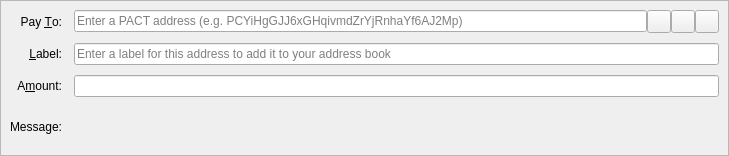
<?xml version="1.0" encoding="UTF-8"?>
<ui version="4.0">
 <class>SendCoinsEntry</class>
 <widget class="QStackedWidget" name="SendCoinsEntry">
  <property name="geometry">
   <rect>
    <x>0</x>
    <y>0</y>
    <width>729</width>
    <height>156</height>
   </rect>
  </property>
  <property name="focusPolicy">
   <enum>Qt::TabFocus</enum>
  </property>
  <property name="autoFillBackground">
   <bool>false</bool>
  </property>
  <widget class="QFrame" name="SendCoins">
   <property name="toolTip">
    <string>This is a normal payment.</string>
   </property>
   <property name="frameShape">
    <enum>QFrame::StyledPanel</enum>
   </property>
   <property name="frameShadow">
    <enum>QFrame::Sunken</enum>
   </property>
   <layout class="QGridLayout" name="gridLayout">
    <property name="horizontalSpacing">
     <number>12</number>
    </property>
    <property name="verticalSpacing">
     <number>10</number>
    </property>
    <item row="0" column="0">
     <widget class="QLabel" name="payToLabel">
      <property name="text">
       <string>Pay &amp;To:</string>
      </property>
      <property name="alignment">
       <set>Qt::AlignRight|Qt::AlignTrailing|Qt::AlignVCenter</set>
      </property>
      <property name="buddy">
       <cstring>payTo</cstring>
      </property>
     </widget>
    </item>
    <item row="0" column="1">
     <layout class="QHBoxLayout" name="payToLayout">
      <property name="spacing">
       <number>0</number>
      </property>
      <item>
       <widget class="QValidatedLineEdit" name="payTo">
        <property name="toolTip">
         <string>The PACT address to send the payment to</string>
        </property>
        <property name="inputMask">
         <string/>
        </property>
        <property name="placeholderText">
         <string>Enter a PACT address (e.g. PCYiHgGJJ6xGHqivmdZrYjRnhaYf6AJ2Mp)</string>
        </property>
       </widget>
      </item>
      <item>
       <widget class="QToolButton" name="addressBookButton">
        <property name="toolTip">
         <string>Choose previously used address</string>
        </property>
        <property name="text">
         <string/>
        </property>
        <property name="icon">
         <iconset resource="../pact.qrc">
          <normaloff>:/icons/address-book</normaloff>:/icons/address-book</iconset>
        </property>
        <property name="iconSize">
         <size>
          <width>16</width>
          <height>16</height>
         </size>
        </property>
        <property name="shortcut">
         <string>Alt+A</string>
        </property>
       </widget>
      </item>
      <item>
       <widget class="QToolButton" name="pasteButton">
        <property name="toolTip">
         <string>Paste address from clipboard</string>
        </property>
        <property name="text">
         <string/>
        </property>
        <property name="icon">
         <iconset resource="../pact.qrc">
          <normaloff>:/icons/editpaste</normaloff>:/icons/editpaste</iconset>
        </property>
        <property name="shortcut">
         <string>Alt+P</string>
        </property>
       </widget>
      </item>
      <item>
       <widget class="QToolButton" name="deleteButton">
        <property name="toolTip">
         <string>Remove this entry</string>
        </property>
        <property name="text">
         <string/>
        </property>
        <property name="icon">
         <iconset resource="../pact.qrc">
          <normaloff>:/icons/remove</normaloff>:/icons/remove</iconset>
        </property>
       </widget>
      </item>
     </layout>
    </item>
    <item row="1" column="0">
     <widget class="QLabel" name="labelLabel">
      <property name="text">
       <string>&amp;Label:</string>
      </property>
      <property name="alignment">
       <set>Qt::AlignRight|Qt::AlignTrailing|Qt::AlignVCenter</set>
      </property>
      <property name="buddy">
       <cstring>addAsLabel</cstring>
      </property>
     </widget>
    </item>
    <item row="1" column="1">
     <widget class="QLineEdit" name="addAsLabel">
      <property name="toolTip">
       <string>Enter a label for this address to add it to the list of used addresses</string>
      </property>
      <property name="inputMask">
       <string/>
      </property>
      <property name="placeholderText">
       <string>Enter a label for this address to add it to your address book</string>
      </property>
     </widget>
    </item>
    <item row="2" column="0">
     <widget class="QLabel" name="amountLabel">
      <property name="text">
       <string>A&amp;mount:</string>
      </property>
      <property name="alignment">
       <set>Qt::AlignRight|Qt::AlignTrailing|Qt::AlignVCenter</set>
      </property>
      <property name="buddy">
       <cstring>payAmount</cstring>
      </property>
     </widget>
    </item>
    <item row="2" column="1">
     <widget class="BitcoinAmountField" name="payAmount"/>
    </item>
    <item row="3" column="0">
     <widget class="QLabel" name="messageLabel">
      <property name="text">
       <string>Message:</string>
      </property>
      <property name="alignment">
       <set>Qt::AlignRight|Qt::AlignTrailing|Qt::AlignVCenter</set>
      </property>
     </widget>
    </item>
    <item row="3" column="1">
     <widget class="QLabel" name="messageTextLabel">
      <property name="toolTip">
       <string>A message that was attached to the PACT: URI which will be stored with the transaction for your reference. Note: This message will not be sent over the PACT network.</string>
      </property>
      <property name="textFormat">
       <enum>Qt::PlainText</enum>
      </property>
     </widget>
    </item>
   </layout>
  </widget>
  <widget class="QFrame" name="SendCoins_InsecurePaymentRequest">
   <property name="palette">
    <palette>
     <active>
      <colorrole role="WindowText">
       <brush brushstyle="SolidPattern">
        <color alpha="255">
         <red>0</red>
         <green>0</green>
         <blue>0</blue>
        </color>
       </brush>
      </colorrole>
      <colorrole role="Button">
       <brush brushstyle="SolidPattern">
        <color alpha="255">
         <red>255</red>
         <green>255</green>
         <blue>127</blue>
        </color>
       </brush>
      </colorrole>
      <colorrole role="Light">
       <brush brushstyle="SolidPattern">
        <color alpha="255">
         <red>255</red>
         <green>255</green>
         <blue>255</blue>
        </color>
       </brush>
      </colorrole>
      <colorrole role="Midlight">
       <brush brushstyle="SolidPattern">
        <color alpha="255">
         <red>255</red>
         <green>255</green>
         <blue>191</blue>
        </color>
       </brush>
      </colorrole>
      <colorrole role="Dark">
       <brush brushstyle="SolidPattern">
        <color alpha="255">
         <red>127</red>
         <green>127</green>
         <blue>63</blue>
        </color>
       </brush>
      </colorrole>
      <colorrole role="Mid">
       <brush brushstyle="SolidPattern">
        <color alpha="255">
         <red>170</red>
         <green>170</green>
         <blue>84</blue>
        </color>
       </brush>
      </colorrole>
      <colorrole role="Text">
       <brush brushstyle="SolidPattern">
        <color alpha="255">
         <red>0</red>
         <green>0</green>
         <blue>0</blue>
        </color>
       </brush>
      </colorrole>
      <colorrole role="BrightText">
       <brush brushstyle="SolidPattern">
        <color alpha="255">
         <red>255</red>
         <green>255</green>
         <blue>255</blue>
        </color>
       </brush>
      </colorrole>
      <colorrole role="ButtonText">
       <brush brushstyle="SolidPattern">
        <color alpha="255">
         <red>0</red>
         <green>0</green>
         <blue>0</blue>
        </color>
       </brush>
      </colorrole>
      <colorrole role="Base">
       <brush brushstyle="SolidPattern">
        <color alpha="255">
         <red>255</red>
         <green>255</green>
         <blue>255</blue>
        </color>
       </brush>
      </colorrole>
      <colorrole role="Window">
       <brush brushstyle="SolidPattern">
        <color alpha="255">
         <red>255</red>
         <green>255</green>
         <blue>127</blue>
        </color>
       </brush>
      </colorrole>
      <colorrole role="Shadow">
       <brush brushstyle="SolidPattern">
        <color alpha="255">
         <red>0</red>
         <green>0</green>
         <blue>0</blue>
        </color>
       </brush>
      </colorrole>
      <colorrole role="AlternateBase">
       <brush brushstyle="SolidPattern">
        <color alpha="255">
         <red>255</red>
         <green>255</green>
         <blue>191</blue>
        </color>
       </brush>
      </colorrole>
      <colorrole role="ToolTipBase">
       <brush brushstyle="SolidPattern">
        <color alpha="255">
         <red>255</red>
         <green>255</green>
         <blue>220</blue>
        </color>
       </brush>
      </colorrole>
      <colorrole role="ToolTipText">
       <brush brushstyle="SolidPattern">
        <color alpha="255">
         <red>0</red>
         <green>0</green>
         <blue>0</blue>
        </color>
       </brush>
      </colorrole>
     </active>
     <inactive>
      <colorrole role="WindowText">
       <brush brushstyle="SolidPattern">
        <color alpha="255">
         <red>0</red>
         <green>0</green>
         <blue>0</blue>
        </color>
       </brush>
      </colorrole>
      <colorrole role="Button">
       <brush brushstyle="SolidPattern">
        <color alpha="255">
         <red>255</red>
         <green>255</green>
         <blue>127</blue>
        </color>
       </brush>
      </colorrole>
      <colorrole role="Light">
       <brush brushstyle="SolidPattern">
        <color alpha="255">
         <red>255</red>
         <green>255</green>
         <blue>255</blue>
        </color>
       </brush>
      </colorrole>
      <colorrole role="Midlight">
       <brush brushstyle="SolidPattern">
        <color alpha="255">
         <red>255</red>
         <green>255</green>
         <blue>191</blue>
        </color>
       </brush>
      </colorrole>
      <colorrole role="Dark">
       <brush brushstyle="SolidPattern">
        <color alpha="255">
         <red>127</red>
         <green>127</green>
         <blue>63</blue>
        </color>
       </brush>
      </colorrole>
      <colorrole role="Mid">
       <brush brushstyle="SolidPattern">
        <color alpha="255">
         <red>170</red>
         <green>170</green>
         <blue>84</blue>
        </color>
       </brush>
      </colorrole>
      <colorrole role="Text">
       <brush brushstyle="SolidPattern">
        <color alpha="255">
         <red>0</red>
         <green>0</green>
         <blue>0</blue>
        </color>
       </brush>
      </colorrole>
      <colorrole role="BrightText">
       <brush brushstyle="SolidPattern">
        <color alpha="255">
         <red>255</red>
         <green>255</green>
         <blue>255</blue>
        </color>
       </brush>
      </colorrole>
      <colorrole role="ButtonText">
       <brush brushstyle="SolidPattern">
        <color alpha="255">
         <red>0</red>
         <green>0</green>
         <blue>0</blue>
        </color>
       </brush>
      </colorrole>
      <colorrole role="Base">
       <brush brushstyle="SolidPattern">
        <color alpha="255">
         <red>255</red>
         <green>255</green>
         <blue>255</blue>
        </color>
       </brush>
      </colorrole>
      <colorrole role="Window">
       <brush brushstyle="SolidPattern">
        <color alpha="255">
         <red>255</red>
         <green>255</green>
         <blue>127</blue>
        </color>
       </brush>
      </colorrole>
      <colorrole role="Shadow">
       <brush brushstyle="SolidPattern">
        <color alpha="255">
         <red>0</red>
         <green>0</green>
         <blue>0</blue>
        </color>
       </brush>
      </colorrole>
      <colorrole role="AlternateBase">
       <brush brushstyle="SolidPattern">
        <color alpha="255">
         <red>255</red>
         <green>255</green>
         <blue>191</blue>
        </color>
       </brush>
      </colorrole>
      <colorrole role="ToolTipBase">
       <brush brushstyle="SolidPattern">
        <color alpha="255">
         <red>255</red>
         <green>255</green>
         <blue>220</blue>
        </color>
       </brush>
      </colorrole>
      <colorrole role="ToolTipText">
       <brush brushstyle="SolidPattern">
        <color alpha="255">
         <red>0</red>
         <green>0</green>
         <blue>0</blue>
        </color>
       </brush>
      </colorrole>
     </inactive>
     <disabled>
      <colorrole role="WindowText">
       <brush brushstyle="SolidPattern">
        <color alpha="255">
         <red>127</red>
         <green>127</green>
         <blue>63</blue>
        </color>
       </brush>
      </colorrole>
      <colorrole role="Button">
       <brush brushstyle="SolidPattern">
        <color alpha="255">
         <red>255</red>
         <green>255</green>
         <blue>127</blue>
        </color>
       </brush>
      </colorrole>
      <colorrole role="Light">
       <brush brushstyle="SolidPattern">
        <color alpha="255">
         <red>255</red>
         <green>255</green>
         <blue>255</blue>
        </color>
       </brush>
      </colorrole>
      <colorrole role="Midlight">
       <brush brushstyle="SolidPattern">
        <color alpha="255">
         <red>255</red>
         <green>255</green>
         <blue>191</blue>
        </color>
       </brush>
      </colorrole>
      <colorrole role="Dark">
       <brush brushstyle="SolidPattern">
        <color alpha="255">
         <red>127</red>
         <green>127</green>
         <blue>63</blue>
        </color>
       </brush>
      </colorrole>
      <colorrole role="Mid">
       <brush brushstyle="SolidPattern">
        <color alpha="255">
         <red>170</red>
         <green>170</green>
         <blue>84</blue>
        </color>
       </brush>
      </colorrole>
      <colorrole role="Text">
       <brush brushstyle="SolidPattern">
        <color alpha="255">
         <red>127</red>
         <green>127</green>
         <blue>63</blue>
        </color>
       </brush>
      </colorrole>
      <colorrole role="BrightText">
       <brush brushstyle="SolidPattern">
        <color alpha="255">
         <red>255</red>
         <green>255</green>
         <blue>255</blue>
        </color>
       </brush>
      </colorrole>
      <colorrole role="ButtonText">
       <brush brushstyle="SolidPattern">
        <color alpha="255">
         <red>127</red>
         <green>127</green>
         <blue>63</blue>
        </color>
       </brush>
      </colorrole>
      <colorrole role="Base">
       <brush brushstyle="SolidPattern">
        <color alpha="255">
         <red>255</red>
         <green>255</green>
         <blue>127</blue>
        </color>
       </brush>
      </colorrole>
      <colorrole role="Window">
       <brush brushstyle="SolidPattern">
        <color alpha="255">
         <red>255</red>
         <green>255</green>
         <blue>127</blue>
        </color>
       </brush>
      </colorrole>
      <colorrole role="Shadow">
       <brush brushstyle="SolidPattern">
        <color alpha="255">
         <red>0</red>
         <green>0</green>
         <blue>0</blue>
        </color>
       </brush>
      </colorrole>
      <colorrole role="AlternateBase">
       <brush brushstyle="SolidPattern">
        <color alpha="255">
         <red>255</red>
         <green>255</green>
         <blue>127</blue>
        </color>
       </brush>
      </colorrole>
      <colorrole role="ToolTipBase">
       <brush brushstyle="SolidPattern">
        <color alpha="255">
         <red>255</red>
         <green>255</green>
         <blue>220</blue>
        </color>
       </brush>
      </colorrole>
      <colorrole role="ToolTipText">
       <brush brushstyle="SolidPattern">
        <color alpha="255">
         <red>0</red>
         <green>0</green>
         <blue>0</blue>
        </color>
       </brush>
      </colorrole>
     </disabled>
    </palette>
   </property>
   <property name="toolTip">
    <string>This is an unverified payment request.</string>
   </property>
   <property name="autoFillBackground">
    <bool>true</bool>
   </property>
   <property name="frameShape">
    <enum>QFrame::StyledPanel</enum>
   </property>
   <property name="frameShadow">
    <enum>QFrame::Sunken</enum>
   </property>
   <layout class="QGridLayout" name="gridLayout_is">
    <property name="spacing">
     <number>12</number>
    </property>
    <item row="0" column="0">
     <widget class="QLabel" name="payToLabel_is">
      <property name="text">
       <string>Pay To:</string>
      </property>
      <property name="alignment">
       <set>Qt::AlignRight|Qt::AlignTrailing|Qt::AlignVCenter</set>
      </property>
     </widget>
    </item>
    <item row="0" column="1">
     <layout class="QHBoxLayout" name="payToLayout_is">
      <property name="spacing">
       <number>0</number>
      </property>
      <item>
       <widget class="QLabel" name="payTo_is"/>
      </item>
      <item>
       <widget class="QToolButton" name="deleteButton_is">
        <property name="toolTip">
         <string>Remove this entry</string>
        </property>
        <property name="text">
         <string/>
        </property>
        <property name="icon">
         <iconset resource="../pact.qrc">
          <normaloff>:/icons/remove</normaloff>:/icons/remove</iconset>
        </property>
       </widget>
      </item>
     </layout>
    </item>
    <item row="1" column="0">
     <widget class="QLabel" name="memoLabel_is">
      <property name="text">
       <string>Memo:</string>
      </property>
      <property name="alignment">
       <set>Qt::AlignRight|Qt::AlignTrailing|Qt::AlignVCenter</set>
      </property>
     </widget>
    </item>
    <item row="1" column="1">
     <widget class="QLabel" name="memoTextLabel_is">
      <property name="textFormat">
       <enum>Qt::PlainText</enum>
      </property>
     </widget>
    </item>
    <item row="2" column="0">
     <widget class="QLabel" name="amountLabel_is">
      <property name="text">
       <string>A&amp;mount:</string>
      </property>
      <property name="alignment">
       <set>Qt::AlignRight|Qt::AlignTrailing|Qt::AlignVCenter</set>
      </property>
      <property name="buddy">
       <cstring>payAmount_is</cstring>
      </property>
     </widget>
    </item>
    <item row="2" column="1">
     <widget class="BitcoinAmountField" name="payAmount_is">
      <property name="acceptDrops">
       <bool>false</bool>
      </property>
     </widget>
    </item>
   </layout>
  </widget>
  <widget class="QFrame" name="SendCoins_SecurePaymentRequest">
   <property name="palette">
    <palette>
     <active>
      <colorrole role="WindowText">
       <brush brushstyle="SolidPattern">
        <color alpha="255">
         <red>0</red>
         <green>0</green>
         <blue>0</blue>
        </color>
       </brush>
      </colorrole>
      <colorrole role="Button">
       <brush brushstyle="SolidPattern">
        <color alpha="255">
         <red>140</red>
         <green>232</green>
         <blue>119</blue>
        </color>
       </brush>
      </colorrole>
      <colorrole role="Light">
       <brush brushstyle="SolidPattern">
        <color alpha="255">
         <red>230</red>
         <green>255</green>
         <blue>224</blue>
        </color>
       </brush>
      </colorrole>
      <colorrole role="Midlight">
       <brush brushstyle="SolidPattern">
        <color alpha="255">
         <red>185</red>
         <green>243</green>
         <blue>171</blue>
        </color>
       </brush>
      </colorrole>
      <colorrole role="Dark">
       <brush brushstyle="SolidPattern">
        <color alpha="255">
         <red>70</red>
         <green>116</green>
         <blue>59</blue>
        </color>
       </brush>
      </colorrole>
      <colorrole role="Mid">
       <brush brushstyle="SolidPattern">
        <color alpha="255">
         <red>93</red>
         <green>155</green>
         <blue>79</blue>
        </color>
       </brush>
      </colorrole>
      <colorrole role="Text">
       <brush brushstyle="SolidPattern">
        <color alpha="255">
         <red>0</red>
         <green>0</green>
         <blue>0</blue>
        </color>
       </brush>
      </colorrole>
      <colorrole role="BrightText">
       <brush brushstyle="SolidPattern">
        <color alpha="255">
         <red>155</red>
         <green>255</green>
         <blue>147</blue>
        </color>
       </brush>
      </colorrole>
      <colorrole role="ButtonText">
       <brush brushstyle="SolidPattern">
        <color alpha="255">
         <red>0</red>
         <green>0</green>
         <blue>0</blue>
        </color>
       </brush>
      </colorrole>
      <colorrole role="Base">
       <brush brushstyle="SolidPattern">
        <color alpha="255">
         <red>119</red>
         <green>255</green>
         <blue>233</blue>
        </color>
       </brush>
      </colorrole>
      <colorrole role="Window">
       <brush brushstyle="SolidPattern">
        <color alpha="255">
         <red>140</red>
         <green>232</green>
         <blue>119</blue>
        </color>
       </brush>
      </colorrole>
      <colorrole role="Shadow">
       <brush brushstyle="SolidPattern">
        <color alpha="255">
         <red>0</red>
         <green>0</green>
         <blue>0</blue>
        </color>
       </brush>
      </colorrole>
      <colorrole role="AlternateBase">
       <brush brushstyle="SolidPattern">
        <color alpha="255">
         <red>197</red>
         <green>243</green>
         <blue>187</blue>
        </color>
       </brush>
      </colorrole>
      <colorrole role="NoRole">
       <brush brushstyle="SolidPattern">
        <color alpha="255">
         <red>125</red>
         <green>194</green>
         <blue>122</blue>
        </color>
       </brush>
      </colorrole>
      <colorrole role="ToolTipBase">
       <brush brushstyle="SolidPattern">
        <color alpha="255">
         <red>255</red>
         <green>255</green>
         <blue>220</blue>
        </color>
       </brush>
      </colorrole>
      <colorrole role="ToolTipText">
       <brush brushstyle="SolidPattern">
        <color alpha="255">
         <red>0</red>
         <green>0</green>
         <blue>0</blue>
        </color>
       </brush>
      </colorrole>
     </active>
     <inactive>
      <colorrole role="WindowText">
       <brush brushstyle="SolidPattern">
        <color alpha="255">
         <red>0</red>
         <green>0</green>
         <blue>0</blue>
        </color>
       </brush>
      </colorrole>
      <colorrole role="Button">
       <brush brushstyle="SolidPattern">
        <color alpha="255">
         <red>140</red>
         <green>232</green>
         <blue>119</blue>
        </color>
       </brush>
      </colorrole>
      <colorrole role="Light">
       <brush brushstyle="SolidPattern">
        <color alpha="255">
         <red>230</red>
         <green>255</green>
         <blue>224</blue>
        </color>
       </brush>
      </colorrole>
      <colorrole role="Midlight">
       <brush brushstyle="SolidPattern">
        <color alpha="255">
         <red>185</red>
         <green>243</green>
         <blue>171</blue>
        </color>
       </brush>
      </colorrole>
      <colorrole role="Dark">
       <brush brushstyle="SolidPattern">
        <color alpha="255">
         <red>70</red>
         <green>116</green>
         <blue>59</blue>
        </color>
       </brush>
      </colorrole>
      <colorrole role="Mid">
       <brush brushstyle="SolidPattern">
        <color alpha="255">
         <red>93</red>
         <green>155</green>
         <blue>79</blue>
        </color>
       </brush>
      </colorrole>
      <colorrole role="Text">
       <brush brushstyle="SolidPattern">
        <color alpha="255">
         <red>0</red>
         <green>0</green>
         <blue>0</blue>
        </color>
       </brush>
      </colorrole>
      <colorrole role="BrightText">
       <brush brushstyle="SolidPattern">
        <color alpha="255">
         <red>155</red>
         <green>255</green>
         <blue>147</blue>
        </color>
       </brush>
      </colorrole>
      <colorrole role="ButtonText">
       <brush brushstyle="SolidPattern">
        <color alpha="255">
         <red>0</red>
         <green>0</green>
         <blue>0</blue>
        </color>
       </brush>
      </colorrole>
      <colorrole role="Base">
       <brush brushstyle="SolidPattern">
        <color alpha="255">
         <red>119</red>
         <green>255</green>
         <blue>233</blue>
        </color>
       </brush>
      </colorrole>
      <colorrole role="Window">
       <brush brushstyle="SolidPattern">
        <color alpha="255">
         <red>140</red>
         <green>232</green>
         <blue>119</blue>
        </color>
       </brush>
      </colorrole>
      <colorrole role="Shadow">
       <brush brushstyle="SolidPattern">
        <color alpha="255">
         <red>0</red>
         <green>0</green>
         <blue>0</blue>
        </color>
       </brush>
      </colorrole>
      <colorrole role="AlternateBase">
       <brush brushstyle="SolidPattern">
        <color alpha="255">
         <red>197</red>
         <green>243</green>
         <blue>187</blue>
        </color>
       </brush>
      </colorrole>
      <colorrole role="NoRole">
       <brush brushstyle="SolidPattern">
        <color alpha="255">
         <red>125</red>
         <green>194</green>
         <blue>122</blue>
        </color>
       </brush>
      </colorrole>
      <colorrole role="ToolTipBase">
       <brush brushstyle="SolidPattern">
        <color alpha="255">
         <red>255</red>
         <green>255</green>
         <blue>220</blue>
        </color>
       </brush>
      </colorrole>
      <colorrole role="ToolTipText">
       <brush brushstyle="SolidPattern">
        <color alpha="255">
         <red>0</red>
         <green>0</green>
         <blue>0</blue>
        </color>
       </brush>
      </colorrole>
     </inactive>
     <disabled>
      <colorrole role="WindowText">
       <brush brushstyle="SolidPattern">
        <color alpha="255">
         <red>70</red>
         <green>116</green>
         <blue>59</blue>
        </color>
       </brush>
      </colorrole>
      <colorrole role="Button">
       <brush brushstyle="SolidPattern">
        <color alpha="255">
         <red>140</red>
         <green>232</green>
         <blue>119</blue>
        </color>
       </brush>
      </colorrole>
      <colorrole role="Light">
       <brush brushstyle="SolidPattern">
        <color alpha="255">
         <red>230</red>
         <green>255</green>
         <blue>224</blue>
        </color>
       </brush>
      </colorrole>
      <colorrole role="Midlight">
       <brush brushstyle="SolidPattern">
        <color alpha="255">
         <red>185</red>
         <green>243</green>
         <blue>171</blue>
        </color>
       </brush>
      </colorrole>
      <colorrole role="Dark">
       <brush brushstyle="SolidPattern">
        <color alpha="255">
         <red>70</red>
         <green>116</green>
         <blue>59</blue>
        </color>
       </brush>
      </colorrole>
      <colorrole role="Mid">
       <brush brushstyle="SolidPattern">
        <color alpha="255">
         <red>93</red>
         <green>155</green>
         <blue>79</blue>
        </color>
       </brush>
      </colorrole>
      <colorrole role="Text">
       <brush brushstyle="SolidPattern">
        <color alpha="255">
         <red>70</red>
         <green>116</green>
         <blue>59</blue>
        </color>
       </brush>
      </colorrole>
      <colorrole role="BrightText">
       <brush brushstyle="SolidPattern">
        <color alpha="255">
         <red>155</red>
         <green>255</green>
         <blue>147</blue>
        </color>
       </brush>
      </colorrole>
      <colorrole role="ButtonText">
       <brush brushstyle="SolidPattern">
        <color alpha="255">
         <red>70</red>
         <green>116</green>
         <blue>59</blue>
        </color>
       </brush>
      </colorrole>
      <colorrole role="Base">
       <brush brushstyle="SolidPattern">
        <color alpha="255">
         <red>140</red>
         <green>232</green>
         <blue>119</blue>
        </color>
       </brush>
      </colorrole>
      <colorrole role="Window">
       <brush brushstyle="SolidPattern">
        <color alpha="255">
         <red>140</red>
         <green>232</green>
         <blue>119</blue>
        </color>
       </brush>
      </colorrole>
      <colorrole role="Shadow">
       <brush brushstyle="SolidPattern">
        <color alpha="255">
         <red>0</red>
         <green>0</green>
         <blue>0</blue>
        </color>
       </brush>
      </colorrole>
      <colorrole role="AlternateBase">
       <brush brushstyle="SolidPattern">
        <color alpha="255">
         <red>140</red>
         <green>232</green>
         <blue>119</blue>
        </color>
       </brush>
      </colorrole>
      <colorrole role="NoRole">
       <brush brushstyle="SolidPattern">
        <color alpha="255">
         <red>125</red>
         <green>194</green>
         <blue>122</blue>
        </color>
       </brush>
      </colorrole>
      <colorrole role="ToolTipBase">
       <brush brushstyle="SolidPattern">
        <color alpha="255">
         <red>255</red>
         <green>255</green>
         <blue>220</blue>
        </color>
       </brush>
      </colorrole>
      <colorrole role="ToolTipText">
       <brush brushstyle="SolidPattern">
        <color alpha="255">
         <red>0</red>
         <green>0</green>
         <blue>0</blue>
        </color>
       </brush>
      </colorrole>
     </disabled>
    </palette>
   </property>
   <property name="toolTip">
    <string>This is a verified payment request.</string>
   </property>
   <property name="autoFillBackground">
    <bool>true</bool>
   </property>
   <property name="frameShape">
    <enum>QFrame::StyledPanel</enum>
   </property>
   <property name="frameShadow">
    <enum>QFrame::Sunken</enum>
   </property>
   <layout class="QGridLayout" name="gridLayout_s">
    <property name="spacing">
     <number>12</number>
    </property>
    <item row="0" column="0">
     <widget class="QLabel" name="payToLabel_s">
      <property name="text">
       <string>Pay To:</string>
      </property>
      <property name="alignment">
       <set>Qt::AlignRight|Qt::AlignTrailing|Qt::AlignVCenter</set>
      </property>
     </widget>
    </item>
    <item row="0" column="1">
     <layout class="QHBoxLayout" name="payToLayout_s">
      <property name="spacing">
       <number>0</number>
      </property>
      <item>
       <widget class="QLabel" name="payTo_s">
        <property name="textFormat">
         <enum>Qt::PlainText</enum>
        </property>
       </widget>
      </item>
      <item>
       <widget class="QToolButton" name="deleteButton_s">
        <property name="toolTip">
         <string>Remove this entry</string>
        </property>
        <property name="text">
         <string/>
        </property>
        <property name="icon">
         <iconset resource="../pact.qrc">
          <normaloff>:/icons/remove</normaloff>:/icons/remove</iconset>
        </property>
       </widget>
      </item>
     </layout>
    </item>
    <item row="1" column="0">
     <widget class="QLabel" name="memoLabel_s">
      <property name="text">
       <string>Memo:</string>
      </property>
      <property name="alignment">
       <set>Qt::AlignRight|Qt::AlignTrailing|Qt::AlignVCenter</set>
      </property>
     </widget>
    </item>
    <item row="1" column="1">
     <widget class="QLabel" name="memoTextLabel_s">
      <property name="textFormat">
       <enum>Qt::PlainText</enum>
      </property>
     </widget>
    </item>
    <item row="2" column="0">
     <widget class="QLabel" name="amountLabel_s">
      <property name="text">
       <string>A&amp;mount:</string>
      </property>
      <property name="alignment">
       <set>Qt::AlignRight|Qt::AlignTrailing|Qt::AlignVCenter</set>
      </property>
      <property name="buddy">
       <cstring>payAmount_s</cstring>
      </property>
     </widget>
    </item>
    <item row="2" column="1">
     <widget class="BitcoinAmountField" name="payAmount_s">
      <property name="acceptDrops">
       <bool>false</bool>
      </property>
     </widget>
    </item>
   </layout>
  </widget>
 </widget>
 <customwidgets>
  <customwidget>
   <class>QValidatedLineEdit</class>
   <extends>QLineEdit</extends>
   <header>qvalidatedlineedit.h</header>
  </customwidget>
  <customwidget>
   <class>BitcoinAmountField</class>
   <extends>QLineEdit</extends>
   <header>bitcoinamountfield.h</header>
   <container>1</container>
  </customwidget>
 </customwidgets>
 <tabstops>
  <tabstop>payTo</tabstop>
  <tabstop>addressBookButton</tabstop>
  <tabstop>pasteButton</tabstop>
  <tabstop>deleteButton</tabstop>
  <tabstop>addAsLabel</tabstop>
  <tabstop>payAmount</tabstop>
  <tabstop>payAmount_is</tabstop>
  <tabstop>deleteButton_is</tabstop>
  <tabstop>payAmount_s</tabstop>
  <tabstop>deleteButton_s</tabstop>
 </tabstops>
 <resources>
  <include location="../pact.qrc"/>
 </resources>
 <connections/>
</ui>
